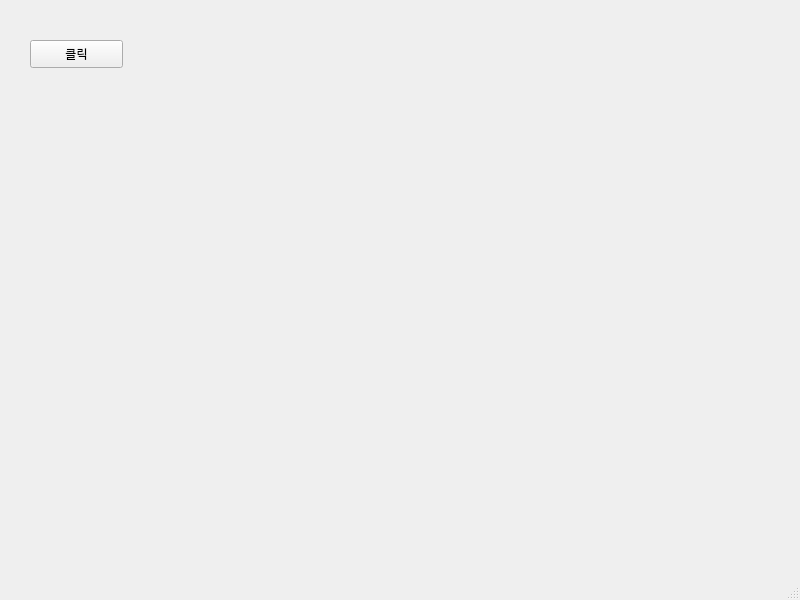
<?xml version="1.0" encoding="UTF-8"?>
<ui version="4.0">
 <class>MainWindow</class>
 <widget class="QMainWindow" name="MainWindow">
  <property name="geometry">
   <rect>
    <x>0</x>
    <y>0</y>
    <width>800</width>
    <height>600</height>
   </rect>
  </property>
  <property name="windowTitle">
   <string>MainWindow</string>
  </property>
  <widget class="QWidget" name="centralwidget">
   <widget class="QPushButton" name="pushButton">
    <property name="geometry">
     <rect>
      <x>30</x>
      <y>40</y>
      <width>93</width>
      <height>28</height>
     </rect>
    </property>
    <property name="text">
     <string>클릭</string>
    </property>
   </widget>
  </widget>
  <widget class="QMenuBar" name="menubar">
   <property name="geometry">
    <rect>
     <x>0</x>
     <y>0</y>
     <width>800</width>
     <height>26</height>
    </rect>
   </property>
  </widget>
  <widget class="QStatusBar" name="statusbar"/>
 </widget>
 <resources/>
 <connections/>
</ui>
